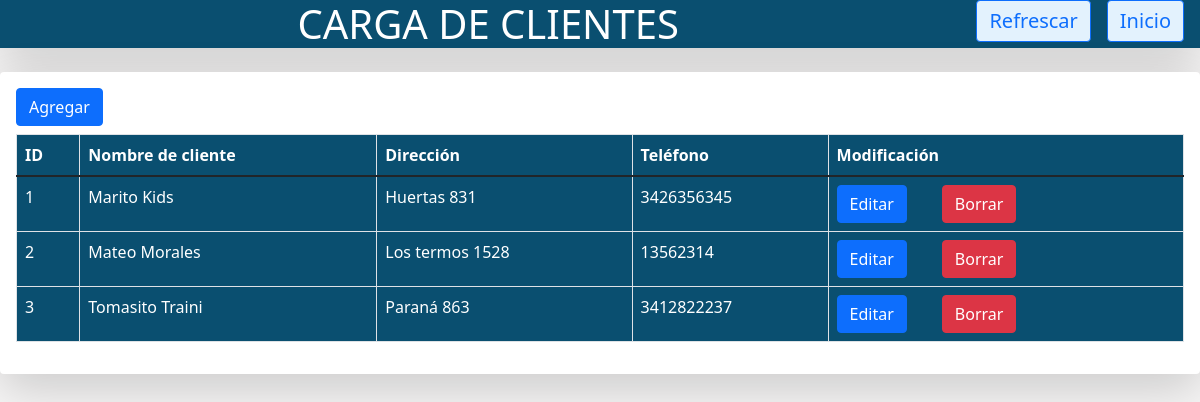
The app's page /Index/ABMClientesIndex.php with its own data.
### tables this page shows
CREATE TABLE `clientes` (
  `id_cliente` int(11) NOT NULL,
  `razon_social_cliente` varchar(60) NOT NULL,
  `direccion` varchar(60) NOT NULL,
  `telefono` varchar(60) NOT NULL
);

### Index/ABMClientesIndex.php (the view, shortened to what this page needs)
<!doctype html>
<html lang="en">
  <head>
    <link href="https://cdn.jsdelivr.net/npm/bootstrap@5.1.1/dist/css/bootstrap.min.css" rel="stylesheet">
    <link rel="stylesheet" href="//cdn.jsdelivr.net/npm/alertifyjs@1.13.1/build/css/alertify.min.css"/>
    <link rel="stylesheet" href="//cdn.jsdelivr.net/npm/alertifyjs@1.13.1/build/css/themes/default.min.css"/>
  </head>
  <body>
  <a class="navbar-brand btn btn-outline-primary" style="float: right; background-color: #e3f2fd;"href="index.php">Inicio</a>
  <a class="navbar-brand btn btn-outline-primary" style="float: right; background-color: #e3f2fd;" href="ABMClientesIndex.php">Refrescar</a> </div>
<h1 class="page-header text-center  shadow-lg" style="background-color:#0a4f70; color:white; ">CARGA DE CLIENTES</h1>
<div class = "Contenedor mt-4 shadow-lg p-3 mb-5 bg-body rounded">
<table id="tablaArticulos" class= "table mt-2 table-bordered table-stripped">
        <thead>
                <th>ID</th>
                <th>Nombre de cliente</th>
                <th>Dirección</th>
                <th>Teléfono</th>
                <th>Modificación</th>
        </thead>
        </div>
<tbody>
     <a id= "btnAgregar" class="btnAgregar btn btn-primary" data-toggle="modal"><span class="glyphicon glyphicon-plus"></span> Agregar</a>
<?php
$conn = mysqli_connect("127.0.0.1:3307", "root", "", "udi2021");
$com = "select * from clientes";
$result = $conn->query($com);
try{
    while($row = $result->Fetch_assoc()){
?>
<center>
        <tr>
            <td id="idclirow"><?php echo $row["id_cliente"];?></td>
            <td id="nomclirow"><?php echo $row["razon_social_cliente"]; ?></td>
            <td id="direclirow"><?php echo $row["direccion"]; ?></td>
            <td id="telclirow"><?php echo $row["telefono"]; ?> </td>
            <td>
            <button type="button" class="btnEditar btn btn-primary btn-space" data-toggle="modal"><span class="glyphicon glyphicon-edit"></span> Editar</a>
            <button type="button" class="btnBorrar btn btn-danger btn-spacio" data-toggle="modal"><span class="glyphicon glyphicon-edit"></span> Borrar </a>
            </td>
        </tr>
</center>
<?php
    }
    }catch(PDOException $e){
        echo "Hubo un problema en la conexión: " . $e->getMessage();
    }
?>
</tbody>
</body>
</html>

### Index/ABMClientesIndex.php (style rules this page uses)
body { background-color: #f7f6f6; }
table { border-collapse: collapse; background-color: #0a4f70; color: white; }
tr { color:white; }
.btn-space { margin-right: 5px; }
.btn-spacio { margin-left: 30px; }

### records on screen
clientes: id_cliente "1", razon_social_cliente "Marito Kids", direccion "Huertas 831", telefono "3426356345"
clientes: id_cliente "2", razon_social_cliente "Mateo Morales", direccion "Los termos 1528", telefono "13562314"
clientes: id_cliente "3", razon_social_cliente "Tomasito Traini", direccion "Paraná 863", telefono "3412822237"
